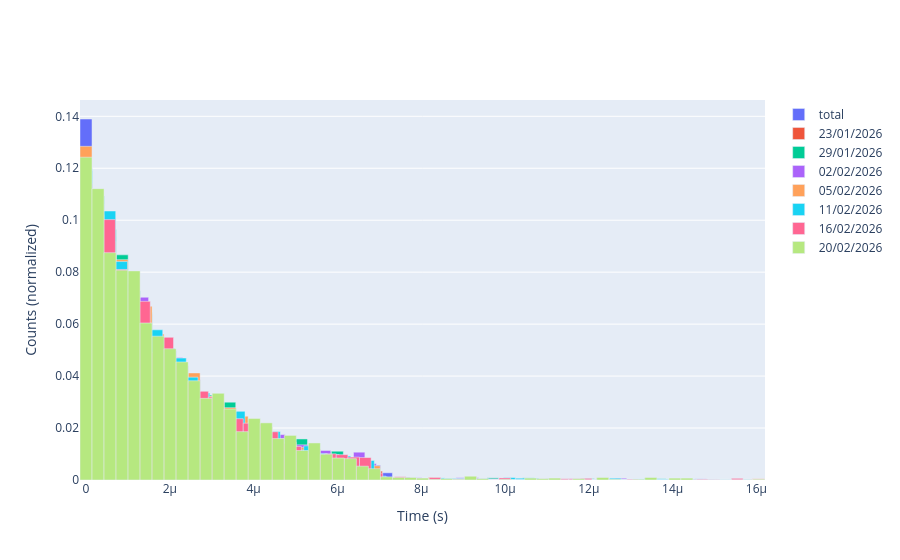
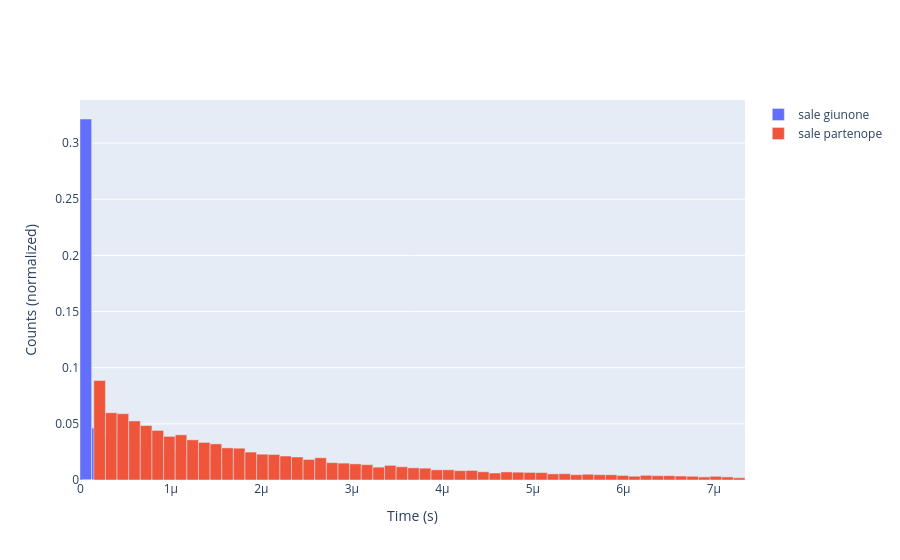
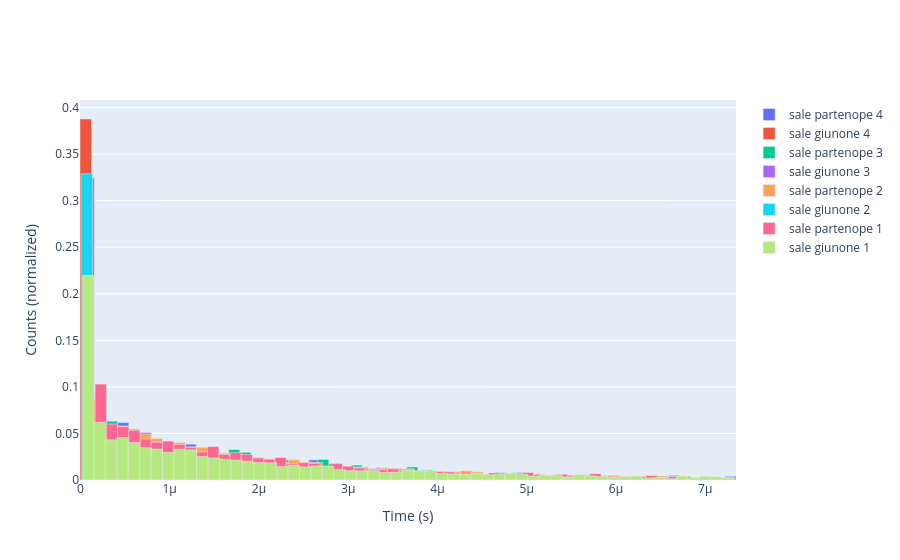

Notebook source saved alongside these figures, in order:
### Markdown cell above
## Hists

### Code cell
inv_data_1_cut = inv_data_1[(inv_data_1 > 3e-7) & (inv_data_1 < 7.6e-6)]

def hist_trace(arr, label, bins=n_bins):
    count, edges = np.histogram(arr, bins=bins, density=False)
    return go.Bar(
        x=edges[:-1],
        y=count / len(arr),
        name=label,
        width=np.diff(edges)
    )

# 1) Main runs
fig_main = go.Figure()
fig_main.add_trace(hist_trace(data, "total"))
fig_main.add_trace(hist_trace(data_1, "23/01/2026"))
fig_main.add_trace(hist_trace(data_2, "29/01/2026"))
fig_main.add_trace(hist_trace(data_3, "02/02/2026"))
fig_main.add_trace(hist_trace(data_4, "05/02/2026"))
fig_main.add_trace(hist_trace(data_5, "11/02/2026"))
fig_main.add_trace(hist_trace(data_6, "16/02/2026"))
fig_main.add_trace(hist_trace(data_7, "20/02/2026"))
fig_main.update_layout(xaxis_title="Time (s)", yaxis_title="Counts (normalized)", bargap=0)
fig_main.show()


# 3) Salt combined
fig_salt = go.Figure()
fig_salt.add_trace(hist_trace(salt_g, "sale giunone"))
fig_salt.add_trace(hist_trace(salt_p, "sale partenope"))
fig_salt.update_layout(
    xaxis_title="Time (s)",
    yaxis_title="Counts (normalized)",
    bargap=0,
 )
fig_salt.show()


# 4) Salt separated runs
fig_salt_separated_runs = go.Figure()
fig_salt_separated_runs.add_trace(hist_trace(salt_p_4, "sale partenope 4"))
fig_salt_separated_runs.add_trace(hist_trace(salt_g_4, "sale giunone 4"))

fig_salt_separated_runs.add_trace(hist_trace(salt_p_3, "sale partenope 3"))
fig_salt_separated_runs.add_trace(hist_trace(salt_g_3, "sale giunone 3"))

fig_salt_separated_runs.add_trace(hist_trace(salt_p_2, "sale partenope 2"))
fig_salt_separated_runs.add_trace(hist_trace(salt_g_2, "sale giunone 2"))

fig_salt_separated_runs.add_trace(hist_trace(salt_p_1, "sale partenope 1"))
fig_salt_separated_runs.add_trace(hist_trace(salt_g_1, "sale giunone 1"))
fig_salt_separated_runs.update_layout(xaxis_title="Time (s)", yaxis_title="Counts (normalized)", bargap=0)
fig_salt_separated_runs.show()
